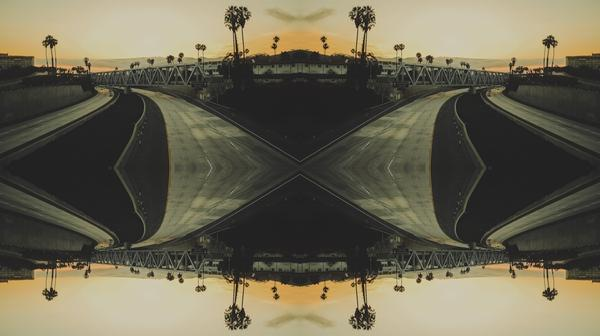
%> input picture 6th_sem/jimut-matlab/mat/mat/image_ref_xy_1.jpg, 600 x 336 px
$ octave image_ref_xy.m   (GNU Octave 9; MATLAB toolbox functions it lacks are replaced by stand-ins)
%> lines starting %> are read from the running program, lines starting %| are printed output that depends on the picture
file1 = input('\nEnter the image file name for input : ','s');
%> the answer given: image_ref_xy_1.jpg
file2 = input('\nEnter the image file name for output : ','s');
%> the answer given: out.png
x = imread(file1);
%> x is the input picture: size 336x600x3 uint8; mean R, G, B 107, 101.6, 82.3
[r,c,d] = size(x);
%> r = 336; c = 600; d = 3
y=x;
%d:-1:1 may cause the image to go GBR instead of RBG so may change the color of the image
%y(r+1:2*r,1:c,1:d)=x(r:-1:1,c:-1:1,d:-1:1);
y(r+1:2*r,1:c,1:d)=x(r:-1:1,1:c,1:d);
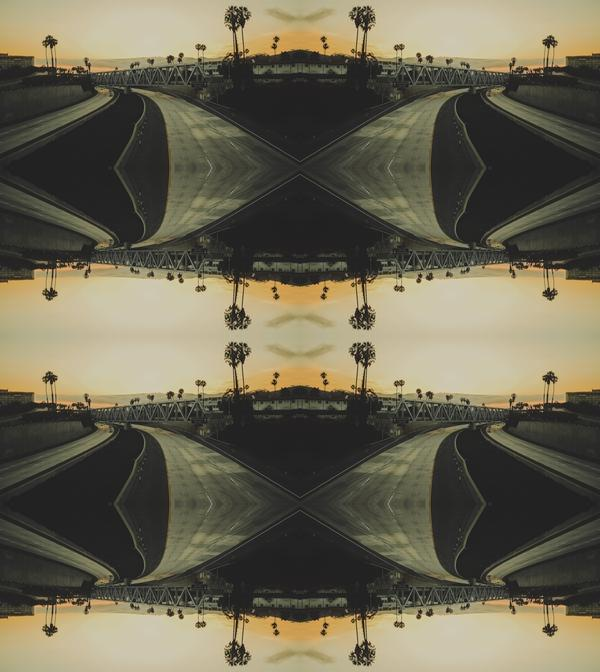
%> y: size 672x600x3 uint8; mean R, G, B 107, 101.6, 82.3
%y(1:r,c+1:2*c,1:d)=x(r:-1:1,c:-1:1,d:-1:1);

z=y;
z(1:2*r,c+1:2*c,1:d)=y(1:2*r,c:-1:1,1:d);
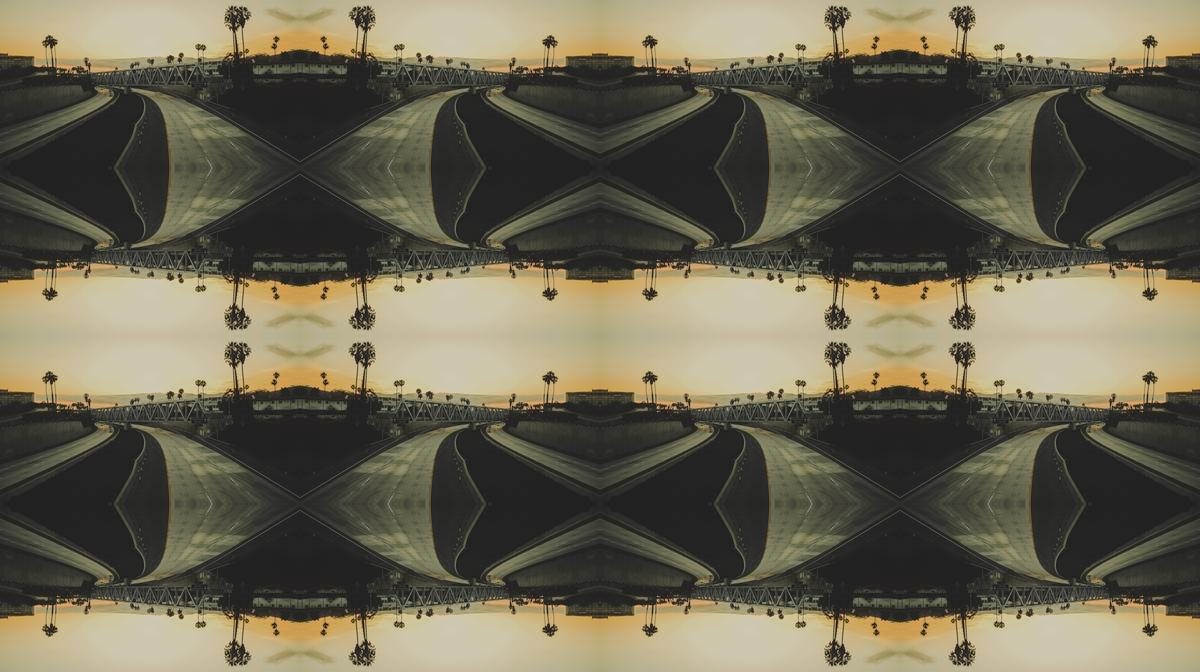
%> z: size 672x1200x3 uint8; mean R, G, B 107, 101.6, 82.3
imwrite(z,file2);
imshow(z);

$ run again, on 6th_sem/jimut-matlab/mat/mat/im_ref_y.jpg
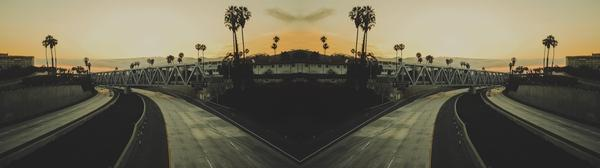
%> input picture 6th_sem/jimut-matlab/mat/mat/im_ref_y.jpg, 600 x 168 px
%> x is the input picture: size 168x600x3 uint8; mean R, G, B 107, 101.6, 82.3
%> `z(1:2*r,c+1:2*c,1:d)=y(1:2*r,c:-1:1,1:d);`:
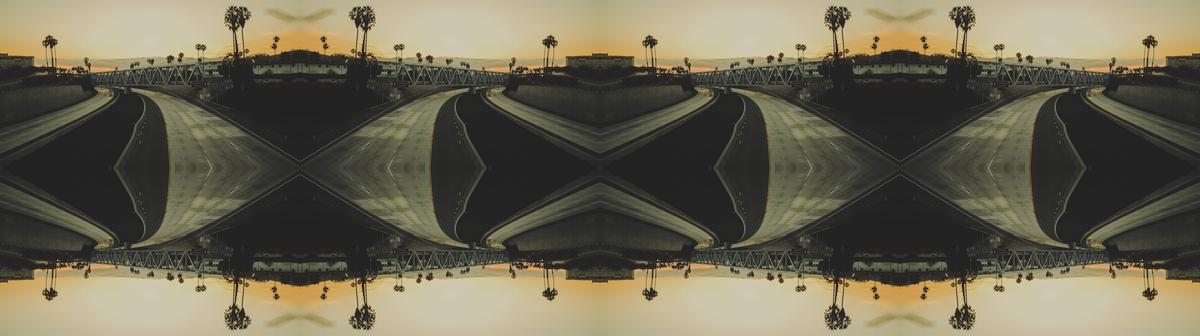
%> z: size 336x1200x3 uint8; mean R, G, B 107, 101.6, 82.3

$ run again, on 6th_sem/jimut-matlab/mat/mat/img1.jpg
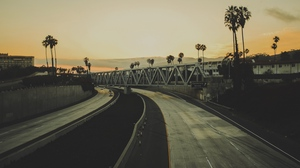
%> input picture 6th_sem/jimut-matlab/mat/mat/img1.jpg, 300 x 168 px
%> x is the input picture: size 168x300x3 uint8; mean R, G, B 107, 101.6, 82.3
%> `y(r+1:2*r,1:c,1:d)=x(r:-1:1,1:c,1:d);`:
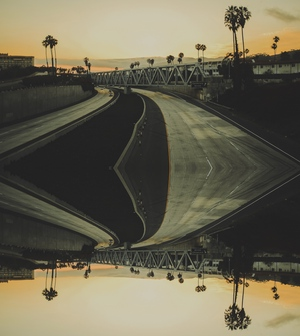
%> y: size 336x300x3 uint8; mean R, G, B 107, 101.6, 82.3
